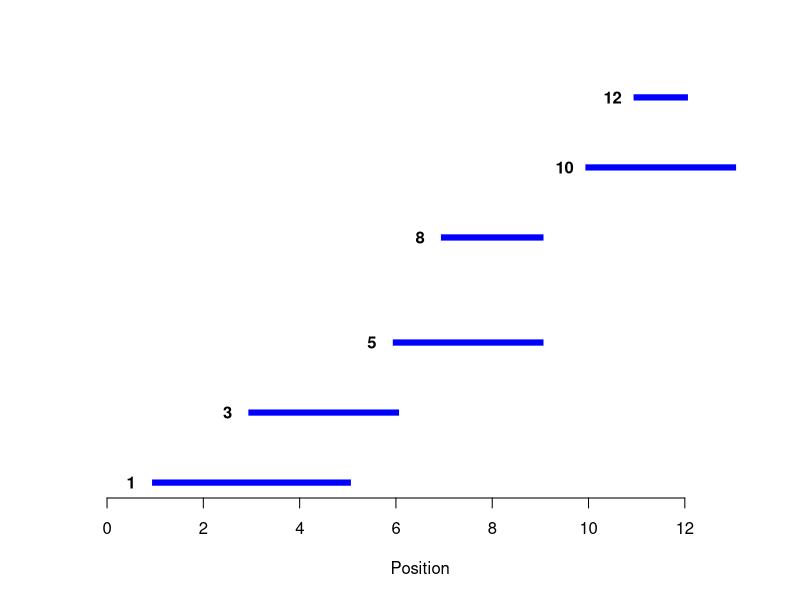

Reproduce this figure in R.
dat <- data.frame(
  pos = c(1, 3, 5, 8, 10, 12),
  start = c(1,3, 6, 7, 10, 11),
  end = c(5, 6, 9, 9, 13, 12)
)

plot(c(0,13),c(1,max(dat$pos)),type = "n",axes = FALSE,xlab = "Position",ylab = "")
segments(x0 = dat$start,
         y0 = dat$pos,
         x1 = dat$end,
         y1 = dat$pos,
         col = "blue",
         lwd = 6,
         lend = 2)
text(x = dat$start - 0.5,y = dat$pos,labels = dat$pos,font = 2)
axis(1)
# axis(1,at = c(0,12),labels = FALSE,tcl = 0.5)